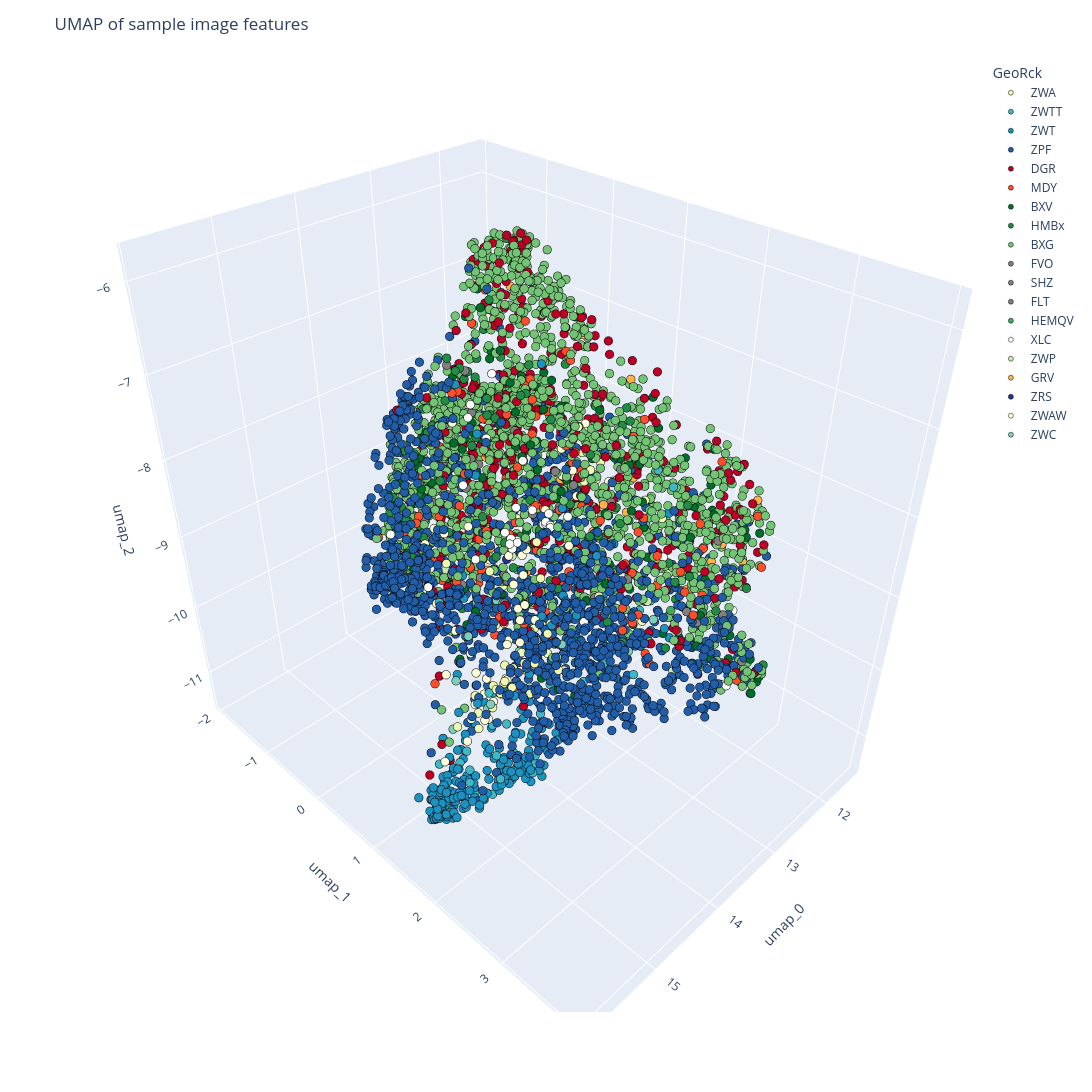

Notebook source saved alongside this figure:
### Code cell
# plot in 3d
fig = px.scatter_3d(
    df_3h_umap,
    x = 'umap_0',
    y = 'umap_1',
    z = 'umap_2',
    color = 'GeoRck',
    color_discrete_map=colour_map, 
)
fig.update_traces(marker=dict(size=5, line=dict(width=0.5,color='black')))

# Customize the layout
fig.update_layout(
    title='UMAP of sample image features', # Title
    width=1600,  # Set the width of the figure to 800 pixels
    height=1200,  # Set the height of the figure to 600 pixels
    plot_bgcolor='rgba(250, 250, 250, 1)',
)
